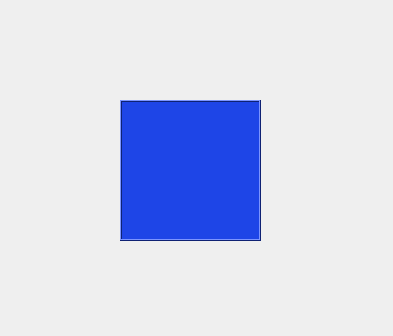
<?xml version="1.0" encoding="UTF-8"?>
<ui version="4.0">
 <class>MouseDialog</class>
 <widget class="QDialog" name="MouseDialog">
  <property name="geometry">
   <rect>
    <x>0</x>
    <y>0</y>
    <width>393</width>
    <height>336</height>
   </rect>
  </property>
  <property name="windowTitle">
   <string>MouseDialog</string>
  </property>
  <widget class="QLabel" name="label">
   <property name="geometry">
    <rect>
     <x>120</x>
     <y>100</y>
     <width>141</width>
     <height>141</height>
    </rect>
   </property>
   <property name="palette">
    <palette>
     <active>
      <colorrole role="WindowText">
       <brush brushstyle="SolidPattern">
        <color alpha="255">
         <red>0</red>
         <green>0</green>
         <blue>0</blue>
        </color>
       </brush>
      </colorrole>
      <colorrole role="Button">
       <brush brushstyle="SolidPattern">
        <color alpha="255">
         <red>30</red>
         <green>69</green>
         <blue>231</blue>
        </color>
       </brush>
      </colorrole>
      <colorrole role="Light">
       <brush brushstyle="SolidPattern">
        <color alpha="255">
         <red>124</red>
         <green>149</green>
         <blue>255</blue>
        </color>
       </brush>
      </colorrole>
      <colorrole role="Midlight">
       <brush brushstyle="SolidPattern">
        <color alpha="255">
         <red>77</red>
         <green>109</green>
         <blue>243</blue>
        </color>
       </brush>
      </colorrole>
      <colorrole role="Dark">
       <brush brushstyle="SolidPattern">
        <color alpha="255">
         <red>15</red>
         <green>34</green>
         <blue>115</blue>
        </color>
       </brush>
      </colorrole>
      <colorrole role="Mid">
       <brush brushstyle="SolidPattern">
        <color alpha="255">
         <red>20</red>
         <green>46</green>
         <blue>154</blue>
        </color>
       </brush>
      </colorrole>
      <colorrole role="Text">
       <brush brushstyle="SolidPattern">
        <color alpha="255">
         <red>0</red>
         <green>0</green>
         <blue>0</blue>
        </color>
       </brush>
      </colorrole>
      <colorrole role="BrightText">
       <brush brushstyle="SolidPattern">
        <color alpha="255">
         <red>255</red>
         <green>255</green>
         <blue>255</blue>
        </color>
       </brush>
      </colorrole>
      <colorrole role="ButtonText">
       <brush brushstyle="SolidPattern">
        <color alpha="255">
         <red>0</red>
         <green>0</green>
         <blue>0</blue>
        </color>
       </brush>
      </colorrole>
      <colorrole role="Base">
       <brush brushstyle="SolidPattern">
        <color alpha="255">
         <red>255</red>
         <green>255</green>
         <blue>255</blue>
        </color>
       </brush>
      </colorrole>
      <colorrole role="Window">
       <brush brushstyle="SolidPattern">
        <color alpha="255">
         <red>30</red>
         <green>69</green>
         <blue>231</blue>
        </color>
       </brush>
      </colorrole>
      <colorrole role="Shadow">
       <brush brushstyle="SolidPattern">
        <color alpha="255">
         <red>0</red>
         <green>0</green>
         <blue>0</blue>
        </color>
       </brush>
      </colorrole>
      <colorrole role="AlternateBase">
       <brush brushstyle="SolidPattern">
        <color alpha="255">
         <red>142</red>
         <green>162</green>
         <blue>243</blue>
        </color>
       </brush>
      </colorrole>
      <colorrole role="ToolTipBase">
       <brush brushstyle="SolidPattern">
        <color alpha="255">
         <red>255</red>
         <green>255</green>
         <blue>220</blue>
        </color>
       </brush>
      </colorrole>
      <colorrole role="ToolTipText">
       <brush brushstyle="SolidPattern">
        <color alpha="255">
         <red>0</red>
         <green>0</green>
         <blue>0</blue>
        </color>
       </brush>
      </colorrole>
     </active>
     <inactive>
      <colorrole role="WindowText">
       <brush brushstyle="SolidPattern">
        <color alpha="255">
         <red>0</red>
         <green>0</green>
         <blue>0</blue>
        </color>
       </brush>
      </colorrole>
      <colorrole role="Button">
       <brush brushstyle="SolidPattern">
        <color alpha="255">
         <red>30</red>
         <green>69</green>
         <blue>231</blue>
        </color>
       </brush>
      </colorrole>
      <colorrole role="Light">
       <brush brushstyle="SolidPattern">
        <color alpha="255">
         <red>124</red>
         <green>149</green>
         <blue>255</blue>
        </color>
       </brush>
      </colorrole>
      <colorrole role="Midlight">
       <brush brushstyle="SolidPattern">
        <color alpha="255">
         <red>77</red>
         <green>109</green>
         <blue>243</blue>
        </color>
       </brush>
      </colorrole>
      <colorrole role="Dark">
       <brush brushstyle="SolidPattern">
        <color alpha="255">
         <red>15</red>
         <green>34</green>
         <blue>115</blue>
        </color>
       </brush>
      </colorrole>
      <colorrole role="Mid">
       <brush brushstyle="SolidPattern">
        <color alpha="255">
         <red>20</red>
         <green>46</green>
         <blue>154</blue>
        </color>
       </brush>
      </colorrole>
      <colorrole role="Text">
       <brush brushstyle="SolidPattern">
        <color alpha="255">
         <red>0</red>
         <green>0</green>
         <blue>0</blue>
        </color>
       </brush>
      </colorrole>
      <colorrole role="BrightText">
       <brush brushstyle="SolidPattern">
        <color alpha="255">
         <red>255</red>
         <green>255</green>
         <blue>255</blue>
        </color>
       </brush>
      </colorrole>
      <colorrole role="ButtonText">
       <brush brushstyle="SolidPattern">
        <color alpha="255">
         <red>0</red>
         <green>0</green>
         <blue>0</blue>
        </color>
       </brush>
      </colorrole>
      <colorrole role="Base">
       <brush brushstyle="SolidPattern">
        <color alpha="255">
         <red>255</red>
         <green>255</green>
         <blue>255</blue>
        </color>
       </brush>
      </colorrole>
      <colorrole role="Window">
       <brush brushstyle="SolidPattern">
        <color alpha="255">
         <red>30</red>
         <green>69</green>
         <blue>231</blue>
        </color>
       </brush>
      </colorrole>
      <colorrole role="Shadow">
       <brush brushstyle="SolidPattern">
        <color alpha="255">
         <red>0</red>
         <green>0</green>
         <blue>0</blue>
        </color>
       </brush>
      </colorrole>
      <colorrole role="AlternateBase">
       <brush brushstyle="SolidPattern">
        <color alpha="255">
         <red>142</red>
         <green>162</green>
         <blue>243</blue>
        </color>
       </brush>
      </colorrole>
      <colorrole role="ToolTipBase">
       <brush brushstyle="SolidPattern">
        <color alpha="255">
         <red>255</red>
         <green>255</green>
         <blue>220</blue>
        </color>
       </brush>
      </colorrole>
      <colorrole role="ToolTipText">
       <brush brushstyle="SolidPattern">
        <color alpha="255">
         <red>0</red>
         <green>0</green>
         <blue>0</blue>
        </color>
       </brush>
      </colorrole>
     </inactive>
     <disabled>
      <colorrole role="WindowText">
       <brush brushstyle="SolidPattern">
        <color alpha="255">
         <red>15</red>
         <green>34</green>
         <blue>115</blue>
        </color>
       </brush>
      </colorrole>
      <colorrole role="Button">
       <brush brushstyle="SolidPattern">
        <color alpha="255">
         <red>30</red>
         <green>69</green>
         <blue>231</blue>
        </color>
       </brush>
      </colorrole>
      <colorrole role="Light">
       <brush brushstyle="SolidPattern">
        <color alpha="255">
         <red>124</red>
         <green>149</green>
         <blue>255</blue>
        </color>
       </brush>
      </colorrole>
      <colorrole role="Midlight">
       <brush brushstyle="SolidPattern">
        <color alpha="255">
         <red>77</red>
         <green>109</green>
         <blue>243</blue>
        </color>
       </brush>
      </colorrole>
      <colorrole role="Dark">
       <brush brushstyle="SolidPattern">
        <color alpha="255">
         <red>15</red>
         <green>34</green>
         <blue>115</blue>
        </color>
       </brush>
      </colorrole>
      <colorrole role="Mid">
       <brush brushstyle="SolidPattern">
        <color alpha="255">
         <red>20</red>
         <green>46</green>
         <blue>154</blue>
        </color>
       </brush>
      </colorrole>
      <colorrole role="Text">
       <brush brushstyle="SolidPattern">
        <color alpha="255">
         <red>15</red>
         <green>34</green>
         <blue>115</blue>
        </color>
       </brush>
      </colorrole>
      <colorrole role="BrightText">
       <brush brushstyle="SolidPattern">
        <color alpha="255">
         <red>255</red>
         <green>255</green>
         <blue>255</blue>
        </color>
       </brush>
      </colorrole>
      <colorrole role="ButtonText">
       <brush brushstyle="SolidPattern">
        <color alpha="255">
         <red>15</red>
         <green>34</green>
         <blue>115</blue>
        </color>
       </brush>
      </colorrole>
      <colorrole role="Base">
       <brush brushstyle="SolidPattern">
        <color alpha="255">
         <red>30</red>
         <green>69</green>
         <blue>231</blue>
        </color>
       </brush>
      </colorrole>
      <colorrole role="Window">
       <brush brushstyle="SolidPattern">
        <color alpha="255">
         <red>30</red>
         <green>69</green>
         <blue>231</blue>
        </color>
       </brush>
      </colorrole>
      <colorrole role="Shadow">
       <brush brushstyle="SolidPattern">
        <color alpha="255">
         <red>0</red>
         <green>0</green>
         <blue>0</blue>
        </color>
       </brush>
      </colorrole>
      <colorrole role="AlternateBase">
       <brush brushstyle="SolidPattern">
        <color alpha="255">
         <red>30</red>
         <green>69</green>
         <blue>231</blue>
        </color>
       </brush>
      </colorrole>
      <colorrole role="ToolTipBase">
       <brush brushstyle="SolidPattern">
        <color alpha="255">
         <red>255</red>
         <green>255</green>
         <blue>220</blue>
        </color>
       </brush>
      </colorrole>
      <colorrole role="ToolTipText">
       <brush brushstyle="SolidPattern">
        <color alpha="255">
         <red>0</red>
         <green>0</green>
         <blue>0</blue>
        </color>
       </brush>
      </colorrole>
     </disabled>
    </palette>
   </property>
   <property name="autoFillBackground">
    <bool>true</bool>
   </property>
   <property name="styleSheet">
    <string notr="true"/>
   </property>
   <property name="frameShape">
    <enum>QFrame::Box</enum>
   </property>
   <property name="frameShadow">
    <enum>QFrame::Raised</enum>
   </property>
   <property name="text">
    <string/>
   </property>
  </widget>
 </widget>
 <layoutdefault spacing="6" margin="11"/>
 <resources/>
 <connections/>
</ui>
